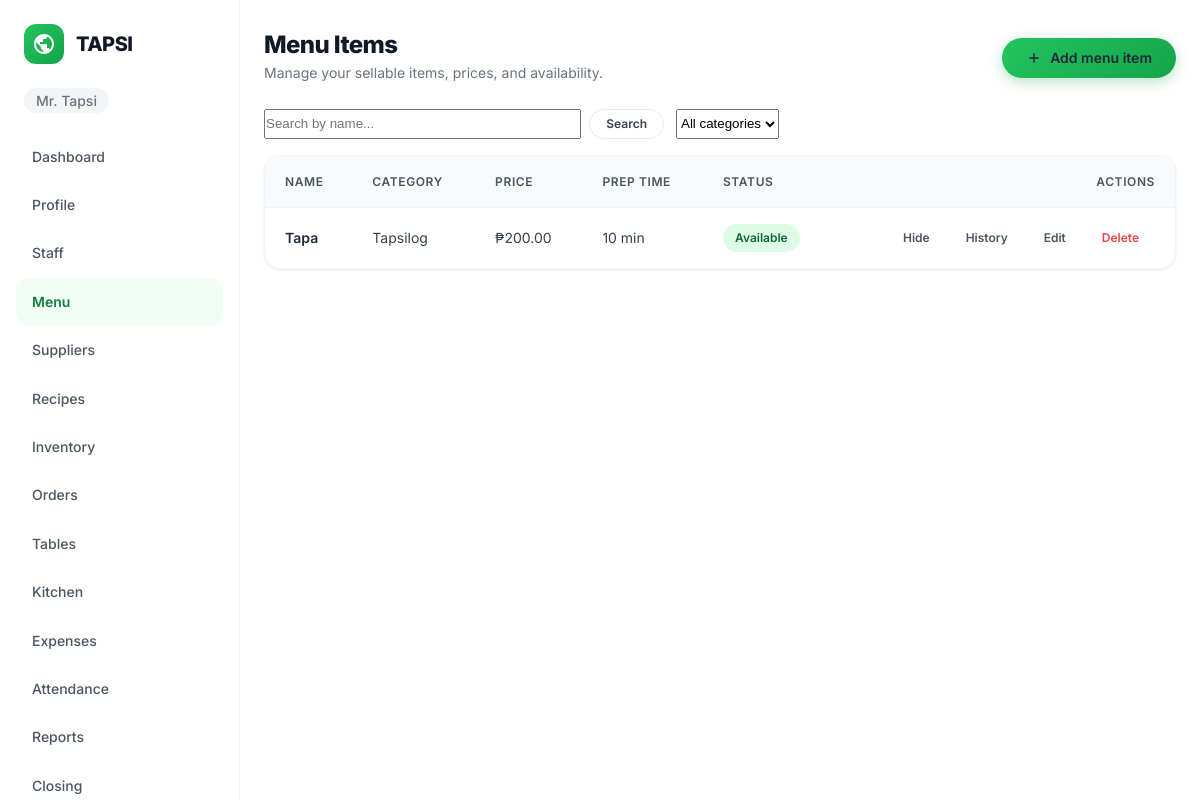
/menu/items/ (signed in), run on the app's committed database.
### accounts/models.py (models this page shows, shortened)
class User(AbstractUser):
    class Role(models.TextChoices):
        OWNER = "OWNER", "Owner"
        MANAGER = "MANAGER", "Manager"
        CASHIER = "CASHIER", "Cashier"
        KITCHEN = "KITCHEN", "Kitchen"
    username = models.CharField(max_length=254, unique=True, editable=False)
    email = models.EmailField(unique=True)
    restaurant = models.ForeignKey(Restaurant, on_delete=models.PROTECT, related_name="users", null=True, blank=True)
    role = models.CharField(max_length=10, choices=Role.choices, default=Role.CASHIER)
    phone = models.CharField(max_length=30, blank=True, validators=[RegexValidator(r"^[0-9+() -]*$", "Enter a valid phone number.")])
    avatar = models.FileField(upload_to="avatars/", blank=True)
    must_change_password = models.BooleanField(default=False)
    failed_login_count = models.PositiveSmallIntegerField(default=0)
    locked_until = models.DateTimeField(null=True, blank=True)
    pending_email = models.EmailField(blank=True)
    is_deleted = models.BooleanField(default=False)
    deleted_at = models.DateTimeField(null=True, blank=True)
    USERNAME_FIELD = "email"
    REQUIRED_FIELDS: list[str] = []
    objects = UserManager()
    class Meta:
        indexes = [
            models.Index(fields=["restaurant", "role"]),
            models.Index(fields=["restaurant", "is_active", "is_deleted"]),
        ]

class Restaurant(models.Model):
    name = models.CharField(max_length=150)
    address = models.TextField(blank=True)
    contact_number = models.CharField(max_length=30, blank=True)
    tin = models.CharField(max_length=30, blank=True)
    is_vat_registered = models.BooleanField(default=False)
    receipt_footer = models.CharField(max_length=255, blank=True)
    timezone = models.CharField(max_length=50, default="Asia/Manila", editable=False)
    created_at = models.DateTimeField(auto_now_add=True)

### menu/models.py (models this page shows, shortened)
class MenuItem(models.Model):
    restaurant_id = models.PositiveIntegerField(db_index=True)
    category = models.ForeignKey(
        Category,
        on_delete=models.SET_NULL,
        null=True,
        blank=True,
        related_name="items",
    )
    name = models.CharField(max_length=120)
    description = models.TextField(blank=True)
    price = models.DecimalField(
        max_digits=12,
        decimal_places=2,
        validators=[MinValueValidator(0)],
    )
    prep_minutes = models.SmallIntegerField(default=10)
    is_available = models.BooleanField(default=True)
    image = models.ImageField(upload_to="menu_images/", blank=True)
    is_deleted = models.BooleanField(default=False)
    deleted_at = models.DateTimeField(null=True, blank=True)
    created_at = models.DateTimeField(auto_now_add=True)
    updated_at = models.DateTimeField(auto_now=True)
    class Meta:
        ordering = ("name",)

class Category(models.Model):
    restaurant_id = models.PositiveIntegerField(db_index=True)
    name = models.CharField(max_length=80)
    display_order = models.SmallIntegerField(default=0)
    is_active = models.BooleanField(default=True)
    created_at = models.DateTimeField(auto_now_add=True)
    class Meta:
        ordering = ("display_order", "name")
        unique_together = ("restaurant_id", "name")

### menu/views.py (the view)
# urls.py: path("items/", views.menu_list, name="menu_list"),
@user_passes_test(_is_manager_or_above)
def menu_list(request):
    rid = _restaurant_id(request.user)
    q = request.GET.get("q", "").strip()
    cat_id = request.GET.get("category", "")
    items = MenuItem.objects.filter(restaurant_id=rid, is_deleted=False)
    if q:
        items = items.filter(name__icontains=q)
    if cat_id:
        items = items.filter(category_id=cat_id)
    categories = Category.objects.filter(restaurant_id=rid)
    return render(request, "menu/menu_list.html", {
        "items": items,
        "categories": categories,
        "q": q,
        "selected_category": cat_id,
    })

### accounts/models.py (called while the page is built)
    def get_queryset(self):
        return super().get_queryset().filter(is_deleted=False)

### menu/views.py (called while the page is built)
def _is_manager_or_above(user):
    return user.is_authenticated and user.role in {User.Role.OWNER, User.Role.MANAGER}

def _restaurant_id(user):
    return user.restaurant_id

### templates/menu/menu_list.html (shortened to what this page needs)
{% extends 'base.html' %}
{% block content %}
<div class="page-heading">
    <div>
        <h1>Menu Items</h1>
        <p style="color: var(--gray-500); font-size: var(--font-size-sm); margin-top: var(--space-1);">Manage your sellable items, prices, and availability.</p>
    </div>
    <a class="btn btn-primary" href="{% url 'menu:menu_create' %}">
        <svg width="16" height="16" viewBox="0 0 24 24" fill="none" stroke="currentColor" stroke-width="2"><path d="M12 5v14M5 12h14"/></svg>
        Add menu item
    </a>
</div>
<div style="margin-bottom: var(--space-4); display: flex; gap: var(--space-3); flex-wrap: wrap;">
    <form method="get" style="display: flex; gap: var(--space-2); flex: 1; max-width: 400px;">
        <input type="text" name="q" value="{{ q }}" placeholder="Search by name..." class="input" style="flex: 1;">
        <button type="submit" class="btn btn-secondary btn-sm">Search</button>
    </form>
    <form method="get" style="display: flex; gap: var(--space-2);">
        <select name="category" class="input" style="width: auto;" onchange="this.form.submit()">
            <option value="">All categories</option>
        </select>
    </form>
</div>
<div class="table-card">
    <table>
        <thead>
            <tr>
                <th>Name</th>
                <th>Category</th>
                <th>Price</th>
                <th>Prep Time</th>
                <th>Status</th>
                <th style="text-align: right;">Actions</th>
            </tr>
        </thead>
        <tbody>
            {% for item in items %}
            <tr>
                <td>{{ item.name }}</td>
                <td>{{ item.category.name|default:"—" }}</td>
                <td>₱{{ item.price|floatformat:2 }}</td>
                <td>{{ item.prep_minutes }} min</td>
                <td>
                    {% if item.is_available %}
                    <span class="badge badge-success">Available</span>
                    {% else %}
                    <span class="badge badge-warning">Unavailable</span>
                    {% endif %}
                </td>
                <td style="text-align: right;">
                    <button class="btn btn-ghost btn-sm toggle-btn" data-url="{% url 'menu:menu_toggle' item.pk %}" data-name="{{ item.name }}">
                        {% if item.is_available %}Hide{% else %}Show{% endif %}
                    </button>
                    <a href="{% url 'menu:menu_price_history' item.pk %}" class="btn btn-ghost btn-sm">History</a>
                    <a href="{% url 'menu:menu_edit' item.pk %}" class="btn btn-ghost btn-sm">Edit</a>
                    <button class="btn btn-ghost btn-sm delete-btn" data-name="{{ item.name }}" data-url="{% url 'menu:menu_delete' item.pk %}" style="color: var(--color-error);">Delete</button>
                </td>
            </tr>
            {% endfor %}
        </tbody>
    </table>
</div>
{% endblock %}

### templates/base.html (shortened to what this page needs)
{% load static %}
<!doctype html>
<html lang="en">
<head>
    <link rel="stylesheet" href="{% static 'css/design/tokens.css' %}">
    <link rel="stylesheet" href="{% static 'css/design/components.css' %}">
    <link rel="stylesheet" href="{% static 'css/app.css' %}">
</head>
<body>
    {% if user.is_authenticated %}
    <aside class="sidebar">
        <a class="navbar-logo" href="{% url 'dashboard' %}">
            <div class="navbar-logo-icon">
            </div>
            <span class="navbar-logo-text">TAPSI</span>
        </a>
        <div class="sidebar-restaurant"><span class="nav-restaurant-name">{{ user.restaurant.name }}</span></div>
        <nav class="sidebar-nav">
            <ul class="sidebar-links">
                <li><a href="{% url 'dashboard' %}" class="{% if request.resolver_match.url_name == 'dashboard' %}active{% endif %}">Dashboard</a></li>
                <li><a href="{% url 'accounts:profile' %}" class="{% if request.resolver_match.url_name == 'profile' %}active{% endif %}">Profile</a></li>
                {% if user.role == 'OWNER' or user.role == 'MANAGER' %}
                <li><a href="{% url 'accounts:staff_list' %}" class="{% if request.resolver_match.url_name == 'staff_list' or request.resolver_match.url_name == 'create_staff' %}active{% endif %}">Staff</a></li>
                <li><a href="{% url 'menu:menu_list' %}" class="{% if 'menu' in request.resolver_match.app_name %}active{% endif %}">Menu</a></li>
                <li><a href="{% url 'suppliers:supplier_list' %}" class="{% if 'suppliers' in request.resolver_match.app_name %}active{% endif %}">Suppliers</a></li>
                <li><a href="{% url 'recipes:recipe_list' %}" class="{% if 'recipes' in request.resolver_match.app_name %}active{% endif %}">Recipes</a></li>
                {% endif %}
                <li><a href="{% url 'inventory:ingredient_list' %}" class="{% if 'inventory' in request.resolver_match.app_name %}active{% endif %}">Inventory</a></li>
                <li><a href="{% url 'orders:order_list' %}" class="{% if 'orders' in request.resolver_match.app_name and request.resolver_match.url_name != 'table_list' %}active{% endif %}">Orders</a></li>
                <li><a href="{% url 'orders:table_list' %}" class="">Tables</a></li>
                <li><a href="{% url 'orders:kitchen_queue' %}" class="{% if request.resolver_match.url_name == 'kitchen_queue' %}active{% endif %}">Kitchen</a></li>
                {% if user.role == 'OWNER' or user.role == 'MANAGER' or user.role == 'CASHIER' %}
                <li><a href="{% url 'expenses:expense_list' %}" class="{% if 'expenses' in request.resolver_match.app_name %}active{% endif %}">Expenses</a></li>
                {% endif %}
                <li><a href="{% url 'employees:attendance_list' %}" class="{% if 'employees' in request.resolver_match.app_name %}active{% endif %}">Attendance</a></li>
                {% if user.role == 'OWNER' or user.role == 'MANAGER' %}
                <li><a href="{% url 'reports:daily_sales' %}" class="{% if 'reports' in request.resolver_match.app_name %}active{% endif %}">Reports</a></li>
                <li><a href="{% url 'closing:closing_list' %}" class="{% if 'closing' in request.resolver_match.app_name %}active{% endif %}">Closing</a></li>
                {% endif %}
            </ul>
        </nav>
    </aside>
    {% endif %}
    <main class="{% if user.is_authenticated %}app-main{% endif %}">
        <div class="container">
            {% block content %}{% endblock %}
        </div>
    </main>
</body>
</html>

### static/css/design/tokens.css (style rules this page uses)
:root { --tapsi-50: #f0fdf4; --tapsi-100: #dcfce7; --tapsi-200: #bbf7d0; --tapsi-300: #86efac; --tapsi-400: #4ade80; --tapsi-500: #22c55e; --tapsi-600: #16a34a; --tapsi-700: #15803d; --tapsi-800: #166534; --tapsi-900: #14532d; --gray-50: #f9fafb; --gray-100: #f3f4f6; --gray-200: #e5e7eb; --gray-300: #d1d5db; --gray-400: #9ca3af; --gray-500: #6b7280; --gray-600: #4b5563; --gray-700: #374151; --gray-800: #1f2937; --gray-900: #111827; --color-success: #22c55e; --color-warning: #f59e0b; --color-error: #ef4444; --color-info: #3b82f6; --surface-primary: #ffffff; --surface-secondary: #f9fafb; --surface-tertiary: #f3f4f6; --font-family: 'Inter', system-ui, -apple-system, BlinkMacSystemFont, 'Segoe UI', sans-serif; --font-size-xs: 0.75rem; --font-size-sm: 0.875rem; --font-size-base: 1rem; --font-size-lg: 1.125rem; --font-size-xl: 1.25rem; --font-size-2xl: 1.5rem; --font-size-3xl: 1.875rem; --font-size-4xl: 2.25rem; --font-size-5xl: 3rem; --font-weight-regular: 400; --font-weight-medium: 500; --font-weight-semibold: 600; --font-weight-bold: 700; --font-weight-extrabold:800; --line-height-tight: 1.1; --line-height-snug: 1.3; --line-height-normal: 1.6; --line-height-relaxed:1.75; --letter-spacing-tight: -0.025em; --letter-spacing-normal: 0; --letter-spacing-wide: 0.05em; --space-0: 0; --space-1: 0.25rem; --space-2: 0.5rem; --space-3: 0.75rem; --space-4: 1rem; --space-5: 1.25rem; --space-6: 1.5rem; --space-8: 2rem; --space-10: 2.5rem; --space-12: 3rem; --space-16: 4rem; --space-20: 5rem; --space-24: 6rem; --radius-sm: 6px; --radius-md: 8px; --radius-lg: 12px; --radius-xl: 16px; --radius-2xl: 20px; --radius-full: 9999px; --shadow-xs: 0 1px 2px rgba(0, 0, 0, 0.04); --shadow-sm: 0 1px 3px rgba(0, 0, 0, 0.06), 0 1px 2px rgba(0, 0, 0, 0.04); --shadow-md: 0 4px 6px -1px rgba(0, 0, 0, 0.06), 0 2px 4px -2px rgba(0, 0, 0, 0.04); --shadow-lg: 0 10px 15px -3px rgba(0, 0, 0, 0.07), 0 4px 6px -4px rgba(0, 0, 0, 0.04); --shadow-xl: 0 20px 25px -5px rgba(0, 0, 0, 0.08), 0 8px 10px -6px rgba(0, 0, 0, 0.04); --shadow-2xl: 0 25px 50px -12px rgba(0, 0, 0, 0.15); --shadow-inner: inset 0 2px 4px rgba(0, 0, 0, 0.04); --transition-fast: 150ms ease; --transition-base: 200ms ease; --transition-slow: 300ms ease; --transition-spring: 500ms cubic-bezier(0.34, 1.56, 0.64, 1); --z-dropdown: 10; --z-sticky: 20; --z-overlay: 30; --z-modal: 40; --z-toast: 50; --container-sm: 640px; --container-md: 768px; --container-lg: 1024px; --container-xl: 1200px; --container-2xl: 1400px; }

### static/css/design/components.css (style rules this page uses)
*, *::before, *::after { margin: 0; padding: 0; box-sizing: border-box; }
body { font-family: var(--font-family); font-size: var(--font-size-base); line-height: var(--line-height-normal); color: var(--gray-800); background: var(--surface-primary); -webkit-font-smoothing: antialiased; }
.btn { display: inline-flex; align-items: center; justify-content: center; gap: var(--space-2); padding: var(--space-3) var(--space-6); font-family: var(--font-family); font-size: var(--font-size-sm); font-weight: var(--font-weight-semibold); line-height: 1; text-decoration: none; border: none; border-radius: var(--radius-full); cursor: pointer; transition: all var(--transition-base); white-space: nowrap; }
.btn-primary { background: linear-gradient(135deg, var(--tapsi-500), var(--tapsi-600)); color: var(--white); box-shadow: 0 4px 14px rgba(22, 163, 74, 0.3); }
.btn-secondary { background: var(--surface-primary); color: var(--gray-700); border: 1.5px solid var(--gray-200); }
.btn-ghost { background: transparent; color: var(--gray-600); }
.btn-sm { padding: var(--space-2) var(--space-4); font-size: var(--font-size-xs); }
.badge { display: inline-flex; align-items: center; gap: var(--space-1); padding: var(--space-1) var(--space-3); font-size: var(--font-size-xs); font-weight: var(--font-weight-semibold); border-radius: var(--radius-full); }
.badge-success { background: #dcfce7; color: #166534; }
.navbar-logo { display: flex; align-items: center; gap: var(--space-3); text-decoration: none; }
.navbar-logo-icon { width: 40px; height: 40px; background: linear-gradient(135deg, var(--tapsi-500), var(--tapsi-600)); border-radius: var(--radius-lg); display: flex; align-items: center; justify-content: center; }
.navbar-logo-text { font-size: var(--font-size-xl); font-weight: var(--font-weight-extrabold); color: var(--gray-900); letter-spacing: var(--letter-spacing-tight); }

### data on the page
User: restaurant.name "Mr. Tapsi"
MenuItem: name "Tapa", category.name "Tapsilog", price "200.00", prep_minutes "10", is_available "Available"
